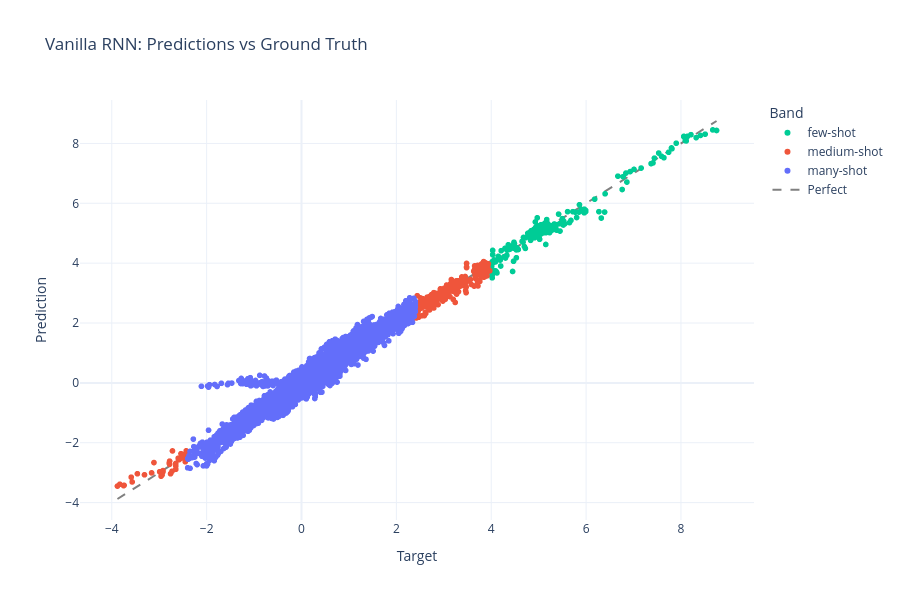
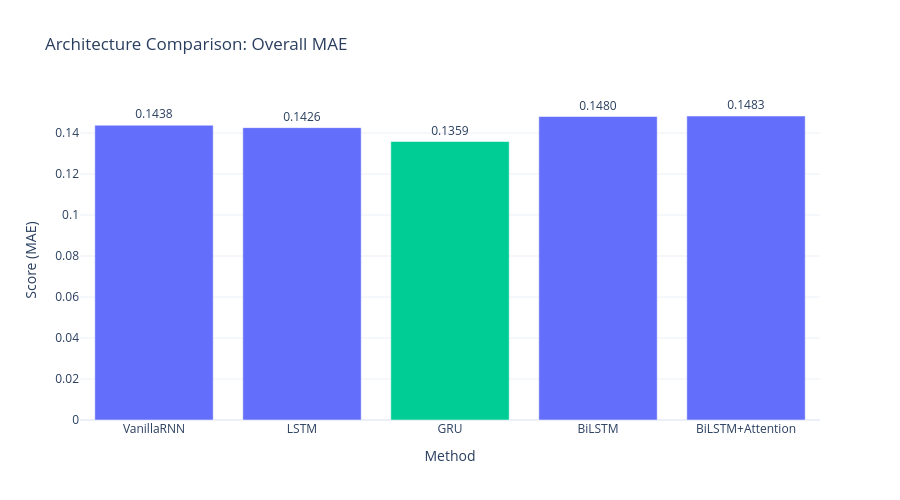

The notebook cell saved with these charts, in order:
### Markdown cell above
## Predictions vs Ground Truth

### Code cell
# Train winner
seed_everything(SEED)
winner = VanillaRNN(22, 64)
winner, _ = train_two_stage(winner, train_loader, val_loader, band_dict, device)

val_preds, val_targets = get_predictions(winner, val_loader, device)

# Using visualization from utils/visualization.py
fig = plot_predictions_scatter(val_preds, val_targets, title='Vanilla RNN: Predictions vs Ground Truth')
fig.show()

# Also show comparison of architectures
results_for_plot = [{'method': r['model'], 'score': r['overall_mae']} for r in results]
fig_compare = plot_method_comparison(results_for_plot, title='Architecture Comparison: Overall MAE')
fig_compare.show()

### Figure 1 — Plotly figure (JSON) as saved in the notebook; plotly's stock layout.template omitted (floating-point values rounded to 4 significant figures; data arrays with more than 128 entries replaced by an {"elided": "..."} marker saying what was removed)
{"data": [{"customdata": {"elided": "225x1 float values"}, "hovertemplate": "Band=few-shot<br>Target=%{x}<br>Prediction=%{y}<br>Error=%{customdata[0]}<extra></extra>", "legendgroup": "few-shot", "marker": {"color": "#00CC96", "symbol": "circle"}, "mode": "markers", "name": "few-shot", "showlegend": true, "type": "scattergl", "x": {"elided": "225 float values"}, "xaxis": "x", "y": {"elided": "225 float values"}, "yaxis": "y"}, {"customdata": {"elided": "270x1 float values"}, "hovertemplate": "Band=medium-shot<br>Target=%{x}<br>Prediction=%{y}<br>Error=%{customdata[0]}<extra></extra>", "legendgroup": "medium-shot", "marker": {"color": "#EF553B", "symbol": "circle"}, "mode": "markers", "name": "medium-shot", "showlegend": true, "type": "scattergl", "x": {"elided": "270 float values"}, "xaxis": "x", "y": {"elided": "270 float values"}, "yaxis": "y"}, {"customdata": {"elided": "16140x1 float values"}, "hovertemplate": "Band=many-shot<br>Target=%{x}<br>Prediction=%{y}<br>Error=%{customdata[0]}<extra></extra>", "legendgroup": "many-shot", "marker": {"color": "#636EFA", "symbol": "circle"}, "mode": "markers", "name": "many-shot", "showlegend": true, "type": "scattergl", "x": {"elided": "16140 float values"}, "xaxis": "x", "y": {"elided": "16140 float values"}, "yaxis": "y"}, {"line": {"color": "gray", "dash": "dash"}, "mode": "lines", "name": "Perfect", "type": "scatter", "x": [-3.88, 8.75], "y": [-3.88, 8.75]}], "layout": {"height": 600, "legend": {"title": {"text": "Band"}, "tracegroupgap": 0}, "title": {"text": "Vanilla RNN: Predictions vs Ground Truth"}, "xaxis": {"anchor": "y", "domain": [0, 1], "title": {"text": "Target"}}, "yaxis": {"anchor": "x", "domain": [0, 1], "title": {"text": "Prediction"}}}}

### Figure 2 — Plotly figure (JSON) as saved in the notebook; plotly's stock layout.template omitted (floating-point values rounded to 4 significant figures)
{"data": [{"marker": {"color": ["#636EFA", "#636EFA", "#00CC96", "#636EFA", "#636EFA"]}, "text": ["0.1438", "0.1426", "0.1359", "0.1480", "0.1483"], "textposition": "outside", "type": "bar", "x": ["VanillaRNN", "LSTM", "GRU", "BiLSTM", "BiLSTM+Attention"], "y": [0.1438, 0.1426, 0.1359, 0.148, 0.1483]}], "layout": {"height": 500, "title": {"text": "Architecture Comparison: Overall MAE"}, "xaxis": {"title": {"text": "Method"}}, "yaxis": {"title": {"text": "Score (MAE)"}}}}
